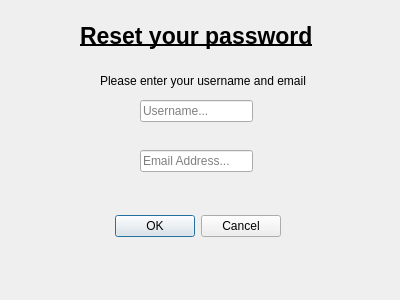
<?xml version="1.0" encoding="UTF-8"?>
<ui version="4.0">
 <class>ForgotPassword</class>
 <widget class="QDialog" name="ForgotPassword">
  <property name="geometry">
   <rect>
    <x>0</x>
    <y>0</y>
    <width>400</width>
    <height>300</height>
   </rect>
  </property>
  <property name="windowTitle">
   <string>Dialog</string>
  </property>
  <widget class="QDialogButtonBox" name="buttonBox">
   <property name="geometry">
    <rect>
     <x>110</x>
     <y>210</y>
     <width>171</width>
     <height>32</height>
    </rect>
   </property>
   <property name="orientation">
    <enum>Qt::Horizontal</enum>
   </property>
   <property name="standardButtons">
    <set>QDialogButtonBox::Cancel|QDialogButtonBox::Ok</set>
   </property>
  </widget>
  <widget class="QLineEdit" name="username">
   <property name="geometry">
    <rect>
     <x>140</x>
     <y>100</y>
     <width>113</width>
     <height>22</height>
    </rect>
   </property>
   <property name="placeholderText">
    <string>Username...</string>
   </property>
  </widget>
  <widget class="QLineEdit" name="email">
   <property name="geometry">
    <rect>
     <x>140</x>
     <y>150</y>
     <width>113</width>
     <height>22</height>
    </rect>
   </property>
   <property name="placeholderText">
    <string>Email Address...</string>
   </property>
  </widget>
  <widget class="QLabel" name="label">
   <property name="geometry">
    <rect>
     <x>80</x>
     <y>20</y>
     <width>251</width>
     <height>31</height>
    </rect>
   </property>
   <property name="font">
    <font>
     <pointsize>17</pointsize>
     <weight>75</weight>
     <bold>true</bold>
     <underline>true</underline>
    </font>
   </property>
   <property name="text">
    <string>Reset your password</string>
   </property>
  </widget>
  <widget class="QLabel" name="label_2">
   <property name="geometry">
    <rect>
     <x>100</x>
     <y>70</y>
     <width>211</width>
     <height>21</height>
    </rect>
   </property>
   <property name="text">
    <string>Please enter your username and email</string>
   </property>
  </widget>
 </widget>
 <resources/>
 <connections>
  <connection>
   <sender>buttonBox</sender>
   <signal>accepted()</signal>
   <receiver>ForgotPassword</receiver>
   <slot>accept()</slot>
   <hints>
    <hint type="sourcelabel">
     <x>248</x>
     <y>254</y>
    </hint>
    <hint type="destinationlabel">
     <x>157</x>
     <y>274</y>
    </hint>
   </hints>
  </connection>
  <connection>
   <sender>buttonBox</sender>
   <signal>rejected()</signal>
   <receiver>ForgotPassword</receiver>
   <slot>reject()</slot>
   <hints>
    <hint type="sourcelabel">
     <x>316</x>
     <y>260</y>
    </hint>
    <hint type="destinationlabel">
     <x>286</x>
     <y>274</y>
    </hint>
   </hints>
  </connection>
 </connections>
</ui>
